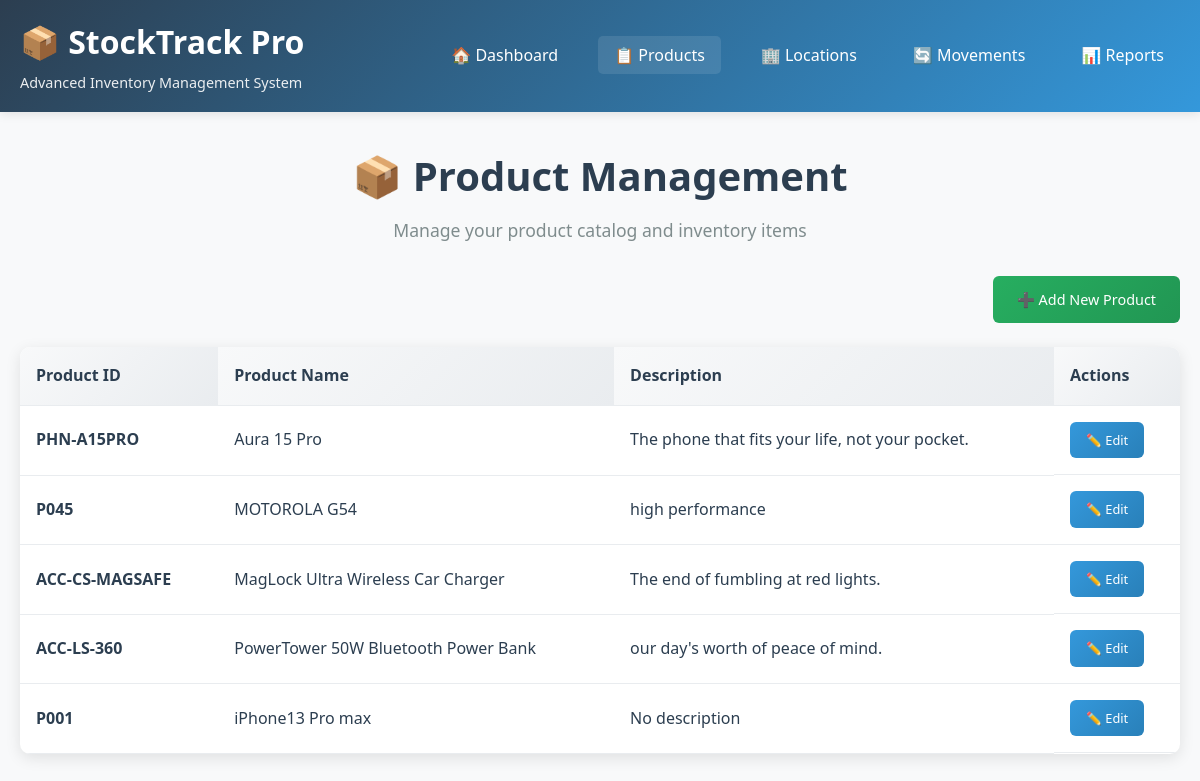
Page /products on the committed database.
### tables this page shows
CREATE TABLE products
                    (product_id TEXT PRIMARY KEY, product_name TEXT NOT NULL, description TEXT);

### run.py (the view)
@app.route('/products')
def products_list():
    conn = get_db_connection()
    products = conn.execute('SELECT * FROM products ORDER BY product_name').fetchall()
    conn.close()
    return render_template('products/list.html', products=products)

### run.py (called while the page is built)
def get_db_connection():
    conn = sqlite3.connect('stocktrack.db')
    conn.row_factory = sqlite3.Row
    return conn

### templates/products/list.html
{% extends "layout.html" %}
{% block content %}
<div class="page-header">
    <h2>📦 Product Management</h2>
    <p>Manage your product catalog and inventory items</p>
</div>
<div class="action-bar">
    <a href="{{ url_for('add_product') }}" class="btn btn-success">➕ Add New Product</a>
</div>
<div class="table-container">
    <table class="table">
        <thead>
            <tr>
                <th>Product ID</th>
                <th>Product Name</th>
                <th>Description</th>
                <th>Actions</th>
            </tr>
        </thead>
        <tbody>
            {% for product in products %}
            <tr>
                <td><strong>{{ product.product_id }}</strong></td>
                <td>{{ product.product_name }}</td>
                <td>{{ product.description or 'No description' }}</td>
                <td class="table-actions">
                    <a href="{{ url_for('edit_product', product_id=product.product_id) }}" class="btn btn-sm btn-primary">✏️ Edit</a>
                </td>
            </tr>
            {% else %}
            <tr>
                <td colspan="4" class="text-center">No products found. <a href="{{ url_for('add_product') }}">Add your first product</a></td>
            </tr>
            {% endfor %}
        </tbody>
    </table>
</div>
{% endblock %}

### static/css/main.css (style rules this page uses)
* { margin: 0; padding: 0; box-sizing: border-box; }
body { font-family: 'Segoe UI', Tahoma, Geneva, Verdana, sans-serif; line-height: 1.6; color: #2c3e50; background-color: #f8f9fa; }
.btn { display: inline-block; padding: 0.75rem 1.5rem; border-radius: 6px; text-decoration: none; font-weight: 500; transition: all 0.3s ease; border: none; cursor: pointer; font-size: 0.9rem; }
.btn-primary { background: linear-gradient(135deg, #3498db 0%, #2980b9 100%); color: white; }
.btn-success { background: linear-gradient(135deg, #27ae60 0%, #219653 100%); color: white; }
.btn-sm { padding: 0.5rem 1rem; font-size: 0.8rem; }
.table-container { background: white; border-radius: 10px; overflow: hidden; box-shadow: 0 4px 15px rgba(0,0,0,0.1); margin: 1rem 0; }
.table { width: 100%; border-collapse: collapse; }
.table th, .table td { padding: 1rem; text-align: left; border-bottom: 1px solid #e9ecef; }
.table th { background: linear-gradient(135deg, #f8f9fa 0%, #e9ecef 100%); font-weight: 600; color: #2c3e50; }
.table-actions { display: flex; gap: 0.5rem; }
.page-header { text-align: center; margin-bottom: 2rem; }
.page-header h2 { font-size: 2.5rem; color: #2c3e50; margin-bottom: 0.5rem; }
.page-header p { font-size: 1.1rem; color: #7f8c8d; }
.action-bar { margin-bottom: 1.5rem; display: flex; justify-content: flex-end; }

### rows in the picture
products: product_id "PHN-A15PRO", product_name "Aura 15 Pro", description "The phone that fits your life, not your pocket."
products: product_id "P045", product_name "MOTOROLA G54", description "high performance"
products: product_id "ACC-CS-MAGSAFE", product_name "MagLock Ultra Wireless Car Charger", description "The end of fumbling at red lights."
products: product_id "ACC-LS-360", product_name "PowerTower 50W Bluetooth Power Bank", description "our day's worth of peace of mind."
products: product_id "P001", product_name "iPhone13 Pro max", description "No description"
